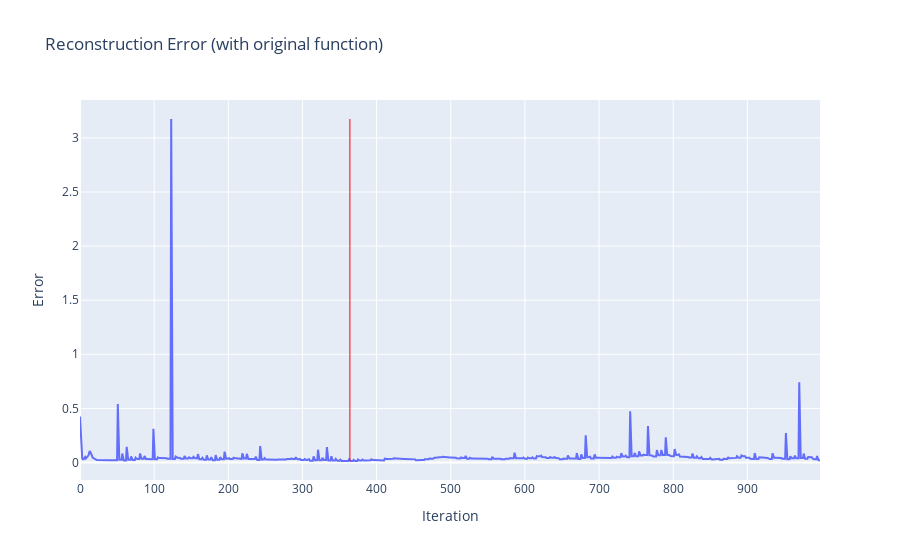

Notebook code cell kept with this figure:
### Code cell
fig = px.line(model_mf[3], title='Reconstruction Error (with original function)').update_layout(xaxis_title='Iteration', yaxis_title='Error', showlegend=False)
fig.add_shape(type="line", x0=np.argmin(model_mf[3]), y0=np.max(model_mf[3]), x1=np.argmin(model_mf[3]), y1=np.min(model_mf[3]), line=dict(color="Red", width=1))
fig.show()

### Figure 1 — Plotly figure (JSON) as saved in the notebook; plotly's stock layout.template omitted (floating-point values rounded to 4 significant figures; data arrays with more than 128 entries replaced by an {"elided": "..."} marker saying what was removed)
{"data": [{"hovertemplate": "variable=0<br>index=%{x}<br>value=%{y}<extra></extra>", "legendgroup": "0", "line": {"color": "#636efa", "dash": "solid"}, "marker": {"symbol": "circle"}, "mode": "lines", "name": "0", "orientation": "v", "showlegend": true, "type": "scatter", "x": {"elided": "999 int values"}, "xaxis": "x", "y": {"elided": "999 float values"}, "yaxis": "y"}], "layout": {"legend": {"title": {"text": "variable"}, "tracegroupgap": 0}, "shapes": [{"line": {"color": "Red", "width": 1}, "type": "line", "x0": 364, "x1": 364, "y0": 3.175, "y1": 0.01365}], "showlegend": false, "title": {"text": "Reconstruction Error (with original function)"}, "xaxis": {"anchor": "y", "domain": [0, 1], "title": {"text": "Iteration"}}, "yaxis": {"anchor": "x", "domain": [0, 1], "title": {"text": "Error"}}}}
